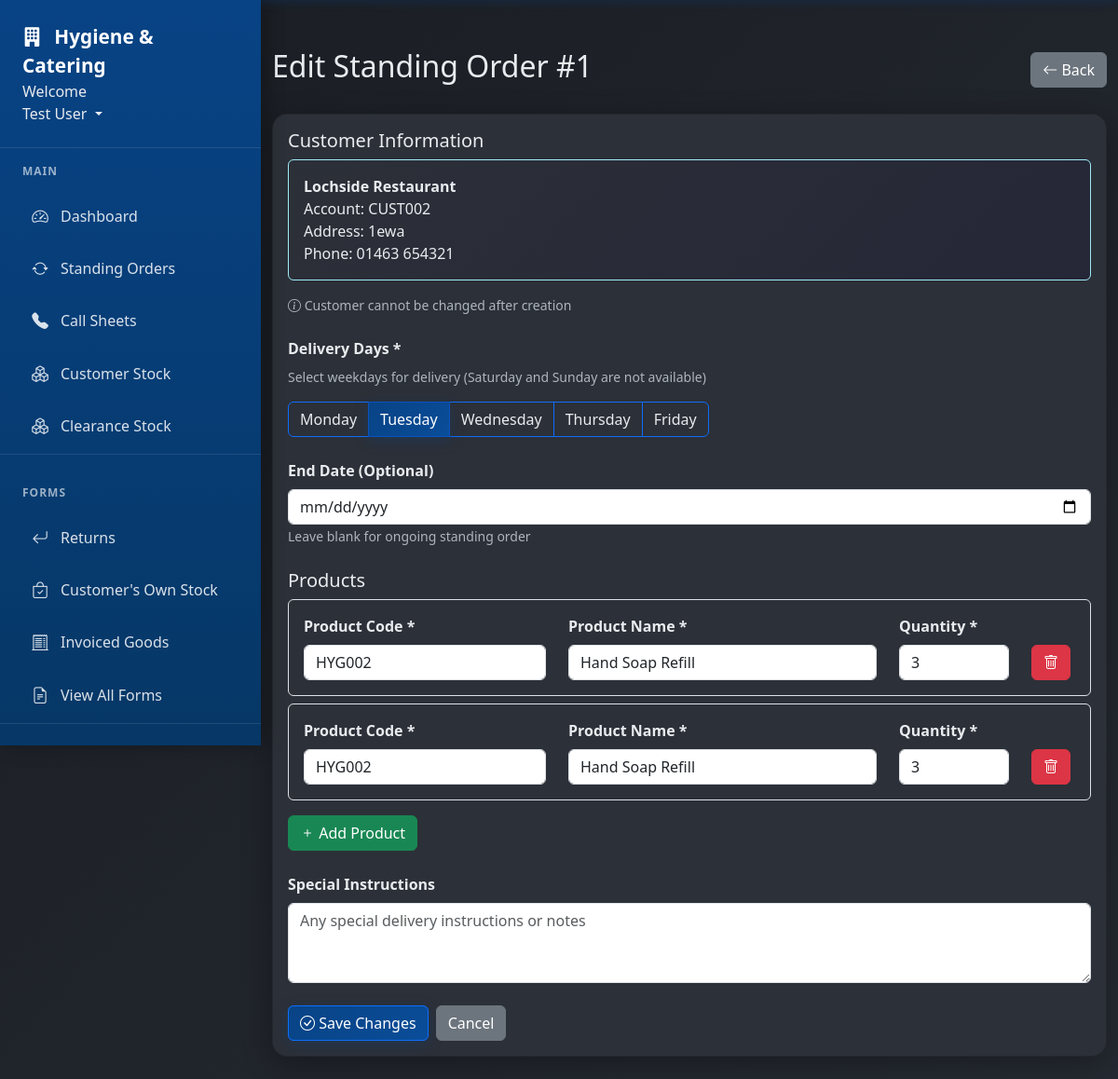
Page /standing-orders/standing-orders/1/edit (signed in) on the committed database.
### app/models.py (models this page shows, shortened)
class User(db.Model, UserMixin):
    id = db.Column(db.Integer, primary_key=True)
    username = db.Column(db.String(20), unique=True, nullable=False)  # Keep for system use
    email = db.Column(db.String(120), unique=True, nullable=False, index=True)  # Primary identifier
    full_name = db.Column(db.String(100), nullable=False)
    password_hash = db.Column(db.String(128), nullable=False)  # Changed from 'password' to 'password_hash'
    role = db.Column(db.String(20), nullable=False)
    job_title = db.Column(db.String(100))
    direct_phone = db.Column(db.String(20))
    mobile_phone = db.Column(db.String(20))
    is_active = db.Column(db.Boolean, default=True)
    must_change_password = db.Column(db.Boolean, default=False)
    created_at = db.Column(db.DateTime, nullable=False, default=datetime.utcnow)
    last_login = db.Column(db.DateTime)
    forms = db.relationship('Form', foreign_keys='Form.user_id', backref='author', lazy=True)
    callsheet_entries = db.relationship('CallsheetEntry', backref='entered_by', lazy=True)
    callsheets_created = db.relationship('Callsheet', backref='created_by_user', lazy=True)
    todo_items = db.relationship('TodoItem', backref='user', lazy=True, cascade='all, delete-orphan')
    company_updates = db.relationship('CompanyUpdate', backref='author', lazy=True, cascade='all, delete-orphan')

class StandingOrder(db.Model):
    id = db.Column(db.Integer, primary_key=True)
    customer_id = db.Column(db.Integer, db.ForeignKey('customer.id'), nullable=False)
    delivery_days = db.Column(db.String(20), nullable=False)  # e.g., "0,3" for Monday & Thursday
    start_date = db.Column(db.Date, nullable=False)
    end_date = db.Column(db.Date, nullable=True)  # Null means ongoing
    status = db.Column(db.String(20), default='active')  # active, paused, ended
    special_instructions = db.Column(db.Text)
    created_by = db.Column(db.Integer, db.ForeignKey('user.id'), nullable=False)
    created_at = db.Column(db.DateTime, nullable=False, default=datetime.utcnow)
    updated_at = db.Column(db.DateTime, nullable=False, default=datetime.utcnow, onupdate=datetime.utcnow)
    WEEKDAYS = list(range(5))  # 0=Monday through 4=Friday
    WEEKDAY_NAMES = ['Monday', 'Tuesday', 'Wednesday', 'Thursday', 'Friday']
    WEEKEND_ERROR_MESSAGE = 'Weekend deliveries are not supported. Please select Monday through Friday only.'
    customer = db.relationship('Customer', backref='standing_orders')
    created_by_user = db.relationship('User', backref='created_standing_orders')
    items = db.relationship('StandingOrderItem', backref='standing_order', cascade='all, delete-orphan')
    schedules = db.relationship('StandingOrderSchedule', backref='standing_order', cascade='all, delete-orphan')
    logs = db.relationship('StandingOrderLog', backref='standing_order', cascade='all, delete-orphan')

class Customer(db.Model):
    id = db.Column(db.Integer, primary_key=True)
    account_number = db.Column(db.String(20), unique=True, nullable=False, index=True)
    name = db.Column(db.String(100), nullable=False, index=True)
    contact_name = db.Column(db.String(100))
    phone = db.Column(db.String(20))  # Main phone number for the account
    email = db.Column(db.String(100))
    address = db.Column(db.String(200))
    notes = db.Column(db.Text)
    callsheet_notes = db.Column(db.Text)  # Persistent across all callsheets
    addresses = db.relationship('CustomerAddress', backref='customer', lazy=True, cascade='all, delete-orphan')
    __table_args__ = (
        db.Index('idx_customer_account', 'account_number'),
        db.Index('idx_customer_name', 'name'),
    )

### app/blueprints/standing_orders.py (the view, shortened to what this page needs)
@standing_orders_bp.route('/standing-orders/<int:order_id>/edit', methods=['GET', 'POST'])
@login_required
def edit_standing_order(order_id):
    order = StandingOrder.query.get_or_404(order_id)
    customers = Customer.query.order_by(Customer.name).all()
    return render_template('standing_order_edit.html', order=order, customers=customers)

### app/models.py (called while the page is built)
@login_manager.user_loader
def load_user(user_id):
    return User.query.get(int(user_id))

### app/templates/standing_order_edit.html (shortened to what this page needs)
{% extends "base.html" %} {% block content %}
<div class="d-flex justify-content-between align-items-center mb-4">
  <h2>Edit Standing Order #{{ order.id }}</h2>
  <a
    href="{{ url_for('standing_orders.view_standing_order', order_id=order.id) }}"
    class="btn btn-secondary"
  >
    <i class="bi bi-arrow-left"></i> Back
  </a>
</div>
<div class="card">
  <div class="card-body">
    <form id="editStandingOrderForm">
      <div class="mb-4">
        <h5>Customer Information</h5>
        <div class="alert alert-info">
          <strong>{{ order.customer.name }}</strong><br />
          Account: {{ order.customer.account_number }}<br />
          {% if order.customer.address %} Address: {{ order.customer.address
          }}<br />
          {% endif %} {% if order.customer.phone %} Phone: {{
          order.customer.phone }} {% endif %}
        </div>
        <p class="text-muted small">
          <i class="bi bi-info-circle"></i> Customer cannot be changed after
          creation
        </p>
      </div>
      <div class="mb-4">
        <label class="form-label">Delivery Days *</label>
        <p class="text-muted small">
          Select weekdays for delivery (Saturday and Sunday are not available)
        </p>
        <div class="btn-group" role="group">
          {% for day_num, day_name in [(0, 'Monday'), (1, 'Tuesday'), (2,
          'Wednesday'), (3, 'Thursday'), (4, 'Friday')] %} <input
          <label
            class="btn {% if day_num|string in order.delivery_days.split(',') %}btn-primary{% else %}btn-outline-primary{% endif %}"
            for="day{{ day_num }}"
          >
            {{ day_name }}
          </label>
          {% endfor %}
        </div>
      </div>
      <div class="mb-4">
        <label class="form-label">End Date (Optional)</label>
        <input
          type="date"
          class="form-control"
          id="endDate"
          name="end_date"
          value="{% if order.end_date %}{{ order.end_date.strftime('%Y-%m-%d') }}{% endif %}"
        />
        <small class="text-muted">Leave blank for ongoing standing order</small>
      </div>
      <div class="mb-4">
        <h5>Products</h5>
        <div id="productsContainer">
        </div>
        <button
          type="button"
          class="btn btn-success mt-2"
          onclick="addProductRow()"
        >
          <i class="bi bi-plus"></i> Add Product
        </button>
      </div>
      <div class="mb-4">
        <label class="form-label">Special Instructions</label>
        <textarea
          class="form-control"
          id="specialInstructions"
          rows="3"
          placeholder="Any special delivery instructions or notes"
        >
{{ order.special_instructions or '' }}</textarea
        >
      </div>
      <div class="d-flex gap-2">
        <button type="submit" class="btn btn-primary">
          <i class="bi bi-check-circle"></i> Save Changes
        </button>
        <a
          href="{{ url_for('standing_orders.view_standing_order', order_id=order.id) }}"
          class="btn btn-secondary"
        >
          Cancel
        </a>
      </div>
    </form>
  </div>
</div>
<template id="productRowTemplate">
  <div class="product-row border rounded p-3 mb-2">
    <div class="row">
      <div class="col-md-4">
        <div class="search-container position-relative">
          <label class="form-label">Product Code *</label>
          <input
            type="text"
            class="form-control product-code"
            placeholder="Start typing product code..."
            required
          />
        </div>
      </div>
      <div class="col-md-5">
        <label class="form-label">Product Name *</label>
        <input
          type="text"
          class="form-control product-name"
          placeholder="Product name..."
          required
        />
      </div>
      <div class="col-md-2">
        <label class="form-label">Quantity *</label>
        <input
          type="number"
          class="form-control product-quantity"
          min="1"
          value="1"
          required
        />
      </div>
      <div class="col-md-1 d-flex align-items-end">
        <button
          type="button"
          class="btn btn-danger"
          onclick="removeProductRow(this)"
        >
          <i class="bi bi-trash"></i>
        </button>
      </div>
    </div>
  </div>
</template>
 {% endblock %}

### app/templates/base.html (shortened to what this page needs)
<!DOCTYPE html>
<html lang="en">
  <head>
    <link
      rel="stylesheet"
      href="{{ url_for('static', filename='style.css') }}"
    />
    <link
      href="https://cdn.jsdelivr.net/npm/bootstrap@5.3.0/dist/css/bootstrap.min.css"
      rel="stylesheet"
    />
    <link
      href="https://cdn.jsdelivr.net/npm/bootstrap-icons@1.11.0/font/bootstrap-icons.css"
      rel="stylesheet"
    />
  </head>
  <body>
    <nav class="nav-sidebar" id="navSidebar">
      <div class="nav-sidebar-header">
        <a href="{{ url_for('main.dashboard') }}" class="nav-sidebar-brand">
          <i class="bi bi-building-fill me-2"></i>
          Hygiene & Catering
        </a>
        <li class="nav-item dropdown" style="display: block">
          <text>Welcome</text>
          <a
            class="nav-link dropdown-toggle"
            href="#"
            id="userDropdown"
            role="button"
            data-bs-toggle="dropdown"
          >
             {{ current_user.full_name or
            current_user.username }}
          </a>
        </li>
      </div>
      {% if current_user.is_authenticated %}
      <div class="nav-sidebar-nav">
        <div class="nav-section">
          <div class="nav-section-title">Main</div>
          <div class="nav-item">
            <a class="nav-link" href="{{ url_for('main.dashboard') }}">
              <i class="bi bi-speedometer2"></i>
              Dashboard
            </a>
          </div>
          <div class="nav-item">
            <a
              class="nav-link"
              href="{{ url_for('standing_orders.standing_orders') }}"
            >
              <i class="bi bi-arrow-repeat"></i>
              Standing Orders
            </a>
          </div>
          <div class="nav-item">
            <a class="nav-link" href="{{ url_for('callsheets.callsheets') }}">
              <i class="bi bi-telephone-fill"></i>
              Call Sheets
            </a>
          </div>
          <div class="nav-item">
            <a
              class="nav-link"
              href="{{ url_for('customer_stock.customer_stock') }}"
            >
              <i class="bi bi-boxes"></i>
              Customer Stock
            </a>
          </div>
          <div class="nav-item">
            <a
              class="nav-link"
              href="{{ url_for('clearance_stock.clearance_stock') }}"
            >
              <i class="bi bi-boxes"></i>
              Clearance Stock
            </a>
          </div>
        </div>
        <div class="nav-section">
          <div class="nav-section-title">Forms</div>
          <div class="nav-item">
            <a class="nav-link" href="{{ url_for('main.returns') }}">
              <i class="bi bi-arrow-return-left"></i>
              Returns
            </a>
          </div>
          <div class="nav-item">
            <a
              class="nav-link"
              href="{{ url_for('customer_stock.branded_stock') }}"
            >
              <i class="bi bi-bag-check"></i>
              Customer's Own Stock
            </a>
          </div>
          <div class="nav-item">
            <a class="nav-link" href="{{ url_for('main.invoice_correction') }}">
              <i class="bi bi-receipt-cutoff"></i>
              Invoiced Goods
            </a>
          </div>
          <div class="nav-item">
            <a class="nav-link" href="{{ url_for('main.forms') }}">
              <i class="bi bi-file-earmark-text"></i>
              View All Forms
            </a>
          </div>
        </div>
      </div>
      {% endif %}
    </nav>
    <div class="main-content" id="mainContent">
      <div class="container-fluid">
         {% block content %}{% endblock %}
      </div>
    </div>
  </body>
</html>

### app/static/style.css (style rules this page uses)
:root { --primary-blue: #084385; --primary-blue-light: #0a4d99; --primary-blue-dark: #063766; --dark-bg: #1a1d23; --dark-card: #2c3038; --dark-card-hover: #353a44; --text-light: #e9ecef; --text-muted: #adb5bd !important; --border-color: #495057; --success: #20c997; --warning: #ffc107; --danger: #dc3545; --info: #17a2b8; }
body { background: linear-gradient(135deg, var(--dark-bg) 0%, #252a32 100%); color: var(--text-light); font-family: "Segoe UI", Tahoma, Geneva, Verdana, sans-serif; min-height: 100vh; }
body, .card, .card-body, .table, .modal-body { color: var(--text-light) !important; }
.nav-sidebar { position: fixed; top: 0; left: 0; height: 100vh; width: 280px; background: linear-gradient( 180deg, var(--primary-blue) 0%, var(--primary-blue-dark) 100% ); box-shadow: 4px 0 20px rgba(0, 0, 0, 0.3); transition: transform 0.3s ease; z-index: 1050; overflow-y: auto; display: flex; flex-direction: column; }
.nav-sidebar-header { padding: 1.5rem; border-bottom: 1px solid rgba(255, 255, 255, 0.1); flex-shrink: 0; }
.nav-sidebar-brand { color: white !important; font-weight: 700; font-size: 1.3rem; text-decoration: none; }
.nav-sidebar-nav { padding: 1rem 0; flex: 1; overflow-y: auto; }
.nav-section { margin-bottom: 2rem; border-bottom: 1px solid rgba(255, 255, 255, 0.1); }
.nav-section-title { color: rgba(255, 255, 255, 0.6); font-size: 0.75rem; font-weight: 600; text-transform: uppercase; letter-spacing: 1px; padding: 0 1.5rem; margin-bottom: 0.75rem; }
.nav-sidebar-nav .nav-item, .nav-section .nav-item { margin: 0.25rem 1rem; }
.nav-sidebar-nav .nav-link, .nav-section .nav-link { display: flex; align-items: center; padding: 0.75rem 1rem; color: rgba(255, 255, 255, 0.85) !important; text-decoration: none; border-radius: 12px; transition: all 0.3s ease; font-weight: 500; border: 1px solid transparent; position: relative; overflow: hidden; }
.nav-sidebar-nav .nav-link i, .nav-section .nav-link i { margin-right: 0.75rem; font-size: 1.1rem; width: 20px; text-align: center; }
.main-content { margin-left: 280px; min-height: 100vh; }
@media (min-width: 769px) { .main-content { padding-top: 2rem; } }
.card { background: var(--dark-card) !important; border: 1px solid var(--border-color); border-radius: 16px !important; box-shadow: 0 8px 32px rgba(0, 0, 0, 0.3); margin-bottom: 24px; transition: all 0.3s ease; overflow: hidden; }
.card-body { background: var(--dark-card); padding: 1.5rem; color: var(--text-light); border-radius: 0 0 16px 16px; }
.btn { border-radius: 12px; font-weight: 500; padding: 0.6rem 1.2rem; transition: all 0.3s ease; border: none; color: white !important; }
.btn-primary { background: linear-gradient( 135deg, var(--primary-blue) 0%, var(--primary-blue-light) 100% ); color: white !important; box-shadow: 0 4px 15px rgba(8, 67, 133, 0.3); }
.btn-secondary { background: var(--border-color); color: white !important; }
.btn-success { background: var(--success); color: white; }
.btn-danger { background: var(--danger); color: white; }
.btn-outline-primary { border: 2px solid var(--primary-blue); color: #e9ecef !important; background: transparent; }
.form-control, .form-select { background: var(--dark-card); border: 2px solid var(--border-color); border-radius: 12px; color: var(--text-light); padding: 0.75rem 1rem; transition: all 0.3s ease; }
.form-control::placeholder { color: var(--text-muted); }
.form-label { font-weight: 600; margin-bottom: 0.5rem; }
.search-container { position: relative; }
.alert { border: none; border-radius: 12px; padding: 1rem 1.25rem; color: var(--text-light) !important; }
.alert-info { background: linear-gradient( 135deg, var(--dark-card) 0%, rgba(10, 1, 51, 0.2) 100% ) !important; color: var(--text-light); border-left: 4px solid var(--info); }
.text-muted { color: #adb5bd !important; }
.container, .container-fluid { padding-top: 20px; }
.main-content { flex: 1; }
.card .text-muted, .update-meta, .form-text { color: #adb5bd !important; }
small { color: var(--primary-blue); }

### rows in the picture
User: full_name "Test User"
StandingOrder: id "1"
Customer: customer.name "Lochside Restaurant", customer.account_number "CUST002", customer.address "1ewa", customer.phone "01463 654321"

### other values in the picture
{{ day_name }} "Monday" "Tuesday" "Wednesday" "Thursday" "Friday"
